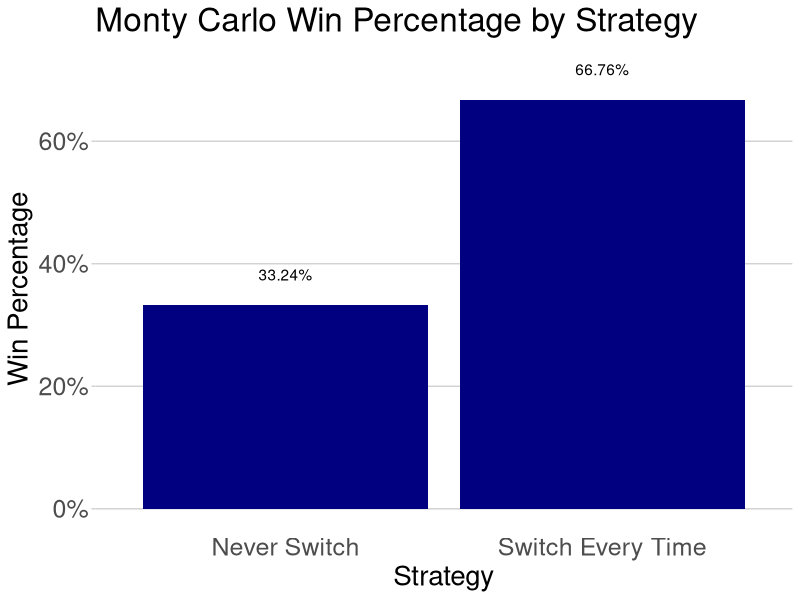
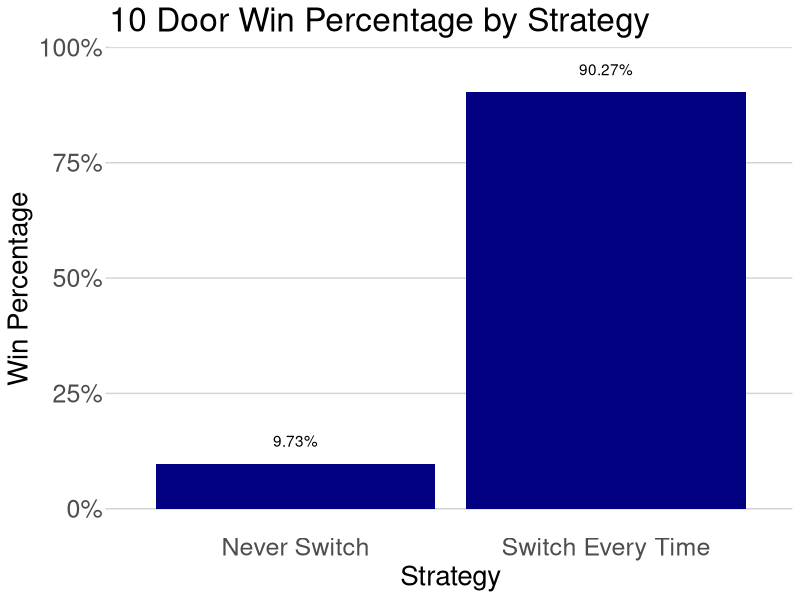
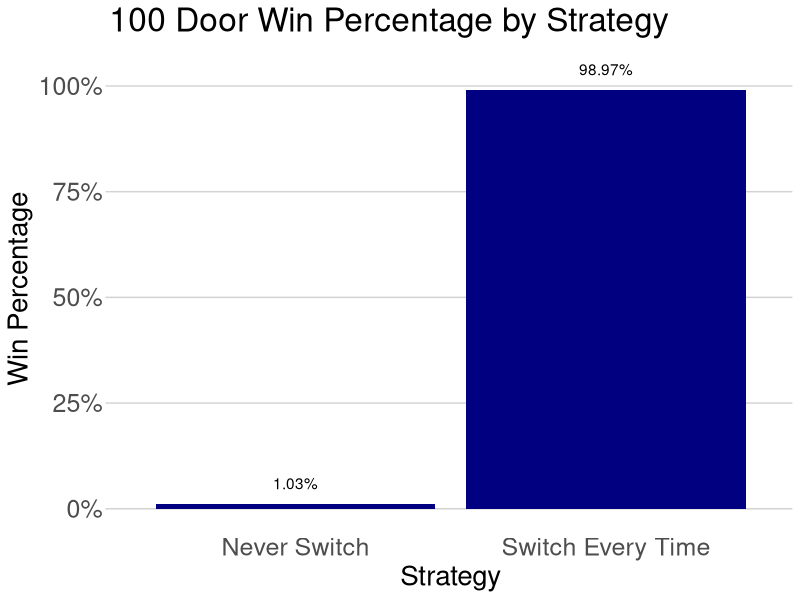

Generate these figures, in order, with R:
# MONTY HALL

options <- 1:3
dat <- data.frame()

for(i in 1:10000){
    selection <- sample(options, 1)
    right <- sample(options, 1)
    wrong <- ifelse(selection == right, 
                    sample(x = options[!(options %in% c(right, selection))], 
                           size = 1), 
                    options[!(options %in% c(right, selection))])
    switch <- options[!(options %in% c(wrong, selection))]
    
    tmp <- data.frame(iteration = i, 
                      selected_door = selection,
                      correct_door = right,
                      wrong_door = wrong,
                      switch_door = switch)
    dat <- rbind(dat, tmp)
}
dat$no_switch_win <- ifelse(dat$selected_door == dat$correct_door, TRUE, FALSE)
dat$switch_win <- ifelse(dat$switch_door == dat$correct_door, TRUE, FALSE)

plot_dat <- data.frame(strategy = c("Switch Every Time", "Never Switch"),
                       wins = c(sum(dat$switch_win), sum(dat$no_switch_win)) / 10000)

library(ggplot2)
library(scales)

ggplot(plot_dat, aes(x = strategy, y = wins)) + 
    geom_bar(stat = "identity", fill = "navy") +
    geom_text(aes(label = percent(wins, accuracy = 0.01)), nudge_y = 0.05) + 
    xlab("Strategy") +
    ylab("Win Percentage") +
    ggtitle("Monty Carlo Win Percentage by Strategy") +
    scale_y_continuous(labels = percent_format()) +
    theme(panel.background = element_blank(),
          axis.ticks.y = element_line(color = "light gray"),
          axis.ticks.x = element_blank(),
          panel.grid.major.y = element_line(color = "light gray"),
          axis.text = element_text(size = 18),
          axis.title = element_text(size = 20),
          title = element_text(size = 20),
          panel.grid.major.x = element_blank())

## 10 Door Monty Hall

options <- 1:10
dat <- data.frame()

for(i in 1:10000){
    selection <- sample(options, 1)
    right <- sample(options, 1)
    wrong <- sample(x = options[!(options %in% c(right, selection))], size = 8)
    switch <- options[!(options %in% c(wrong, selection))]
    
    tmp <- data.frame(iteration = i, 
                      selected_door = selection,
                      correct_door = right,
                      # wrong_door = list(wrong),
                      switch_door = switch)
    dat <- rbind(dat, tmp)
}
dat$no_switch_win <- ifelse(dat$selected_door == dat$correct_door, TRUE, FALSE)
dat$switch_win <- ifelse(dat$switch_door == dat$correct_door, TRUE, FALSE)

plot_dat <- data.frame(strategy = c("Switch Every Time", "Never Switch"),
                       wins = c(sum(dat$switch_win), sum(dat$no_switch_win)) / 10000)

ggplot(plot_dat, aes(x = strategy, y = wins)) + 
    geom_bar(stat = "identity", fill = "navy") +
    geom_text(aes(label = percent(wins, accuracy = 0.01)), nudge_y = 0.05) + 
    xlab("Strategy") +
    ylab("Win Percentage") +
    ggtitle("10 Door Win Percentage by Strategy") +
    scale_y_continuous(labels = percent_format()) +
    theme(panel.background = element_blank(),
          axis.ticks.y = element_line(color = "light gray"),
          axis.ticks.x = element_blank(),
          panel.grid.major.y = element_line(color = "light gray"),
          axis.text = element_text(size = 18),
          axis.title = element_text(size = 20),
          title = element_text(size = 20),
          panel.grid.major.x = element_blank())


## 100 Door Monty Hall

options <- 1:100
dat <- data.frame()

for(i in 1:10000){
    selection <- sample(options, 1)
    right <- sample(options, 1)
    wrong <- sample(x = options[!(options %in% c(right, selection))], size = 98)
    switch <- options[!(options %in% c(wrong, selection))]
    
    tmp <- data.frame(iteration = i, 
                      selected_door = selection,
                      correct_door = right,
                      # wrong_door = list(wrong),
                      switch_door = switch)
    dat <- rbind(dat, tmp)
}
dat$no_switch_win <- ifelse(dat$selected_door == dat$correct_door, TRUE, FALSE)
dat$switch_win <- ifelse(dat$switch_door == dat$correct_door, TRUE, FALSE)

plot_dat <- data.frame(strategy = c("Switch Every Time", "Never Switch"),
                       wins = c(sum(dat$switch_win), sum(dat$no_switch_win)) / 10000)

ggplot(plot_dat, aes(x = strategy, y = wins)) + 
    geom_bar(stat = "identity", fill = "navy") +
    geom_text(aes(label = percent(wins, accuracy = 0.01)), nudge_y = 0.05) + 
    xlab("Strategy") +
    ylab("Win Percentage") +
    ggtitle("100 Door Win Percentage by Strategy") +
    scale_y_continuous(labels = percent_format()) +
    theme(panel.background = element_blank(),
          axis.ticks.y = element_line(color = "light gray"),
          axis.ticks.x = element_blank(),
          panel.grid.major.y = element_line(color = "light gray"),
          axis.text = element_text(size = 18),
          axis.title = element_text(size = 20),
          title = element_text(size = 20),
          panel.grid.major.x = element_blank())
